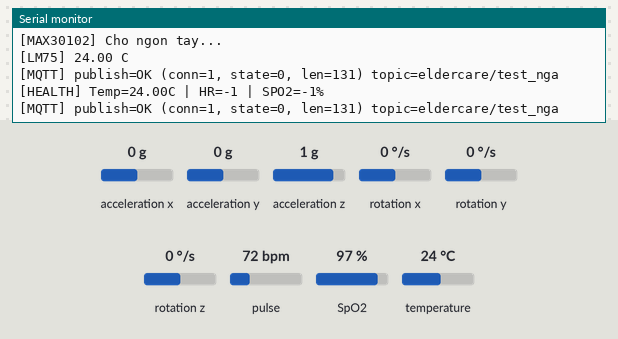
Simulated run of this program. Board: ESP32-S3. On the bench: the last lines printed to the serial monitor. Wiring (inferred from the names in the program): LM75 temperature sensor at I2C address 0x48. The inputs (shaded band) are chosen by the test bench; at power-on: acceleration z 1 g, acceleration x 0 g, acceleration y 0 g, rotation x 0 °/s, rotation y 0 °/s, rotation z 0 °/s, pulse 72 bpm, SpO2 97 %, temperature 24 °C. WiFi joins after 1.5 s; servers stay silent unless stated; a WiFi scan finds three made-up networks; random numbers use the default seed unless the program sets one; no MQTT or app messages arrive unless stated.

Above: at 7.3 s.
7.4 s: acceleration z set to 0.5 g
At 8.5 s:
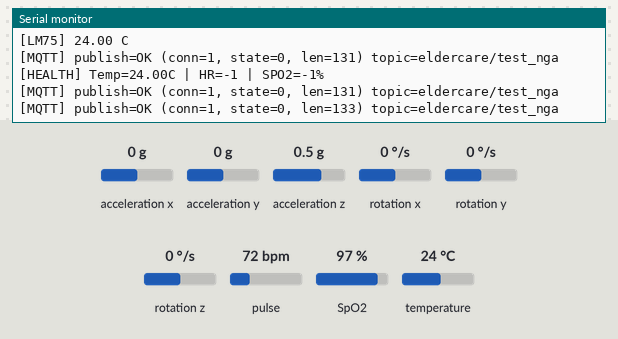
12.6 s: acceleration z set to 0.2 g
At 13.0 s:
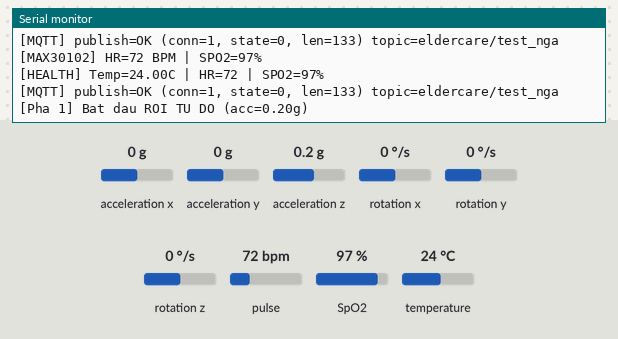
Timing chart, 0 to 15.6 s (numbered marks = the images above; inputs shaded):
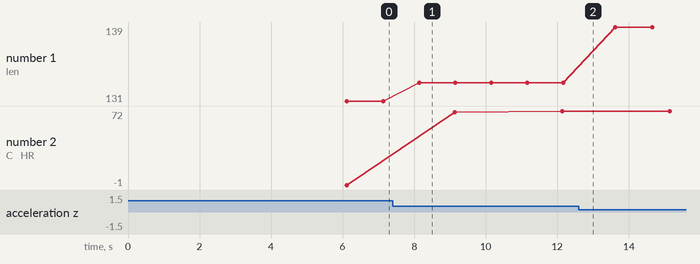

Measured:
- the behaviour switches between 0.4 and 0.3 g on acceleration z (found by bisection; images 1 and 2)
- after the input at 7.4 s, the serial monitor: prints a new line after 0.74 s (image 1)
- after the input at 12.6 s, the serial monitor: prints a new line at once (image 2)
- plotted number 1: 131 → 133 after the input at 7.4 s, 133 → 139 after the input at 12.6 s

The program:

main.cpp
```cpp
/**
 * @file    main.cpp
 * @brief   Điểm vào chính của firmware Elder Care (ESP32-S3).
 *
 * File này chỉ chứa setup() và loop(). Mọi logic được uỷ thác
 * cho các module riêng biệt:
 *
 *  ┌─────────────────┐  ┌──────────────────┐  ┌──────────────────┐
 *  │  mpu6050_module │  │   lm75_module    │  │ max30102_module  │
 *  │  (gia tốc/gyro) │  │  (nhiệt độ cơ    │  │  (HR + SpO2)     │
 *  └────────┬────────┘  │   thể)           │  │  FreeRTOS Task   │
 *           │           └────────┬─────────┘  └────────┬─────────┘
 *           │                    │                     │
 *           ▼                    ▼                     ▼
 *      ┌────────────────────────────────────────────────────┐
 *      │               shared_state (mutex, structs)        │
 *      └──────────────────────────┬─────────────────────────┘
 *                                 │
 *           ┌─────────────────────┴──────────────────┐
 *           ▼                                        ▼
 *  ┌─────────────────┐                    ┌──────────────────┐
 *  │ fall_detection  │──sendDataToCloud──►│  mqtt_manager    │
 *  │ (state machine) │                    │  (WiFi + MQTT)   │
 *  └─────────────────┘                    └──────────────────┘
 */

#include <Wire.h>
#include "config.h"
#include "shared_state.h"
#include "mpu6050_module.h"
#include "lm75_module.h"
#include "max30102_module.h"
#include "fall_detection.h"
#include "mqtt_manager.h"

// ─────────────────────────────────────────────────────────────────────────────
void setup() {
  Serial.begin(115200);
  Serial.setTxTimeoutMs(0);
  delay(1000);
  Serial.println("\n=== KHOI DONG HE THONG ===");

  // 1. Khởi tạo mutex FreeRTOS
  healthMutex = xSemaphoreCreateMutex();
  i2cMutex    = xSemaphoreCreateMutex();
  if (!healthMutex || !i2cMutex) {
    Serial.println("[FATAL] Khong tao duoc mutex!");
    while (1) delay(1000);
  }

  // 2. Khởi tạo I2C bus
  Wire.begin(SDA_PIN, SCL_PIN);
  delay(100);

  // 3. Khởi tạo cảm biến MPU6050 (bắt buộc — dừng nếu lỗi)
  if (!mpu6050Init()) {
    while (1) delay(1000);
  }

  // 4. Khởi tạo cảm biến nhiệt độ LM75 (không bắt buộc)
  lm75Init();

  // 5. Khởi tạo cảm biến nhịp tim MAX30102 (không bắt buộc)
  max30102Init();

  // 6. Kết nối WiFi & MQTT
#if ENABLE_WIFI
  mqttManagerInit();
  if (connectWiFi()) {
    yieldDelay(1000);
    connectMQTT();
  } else {
    Serial.println("[Setup] Khong co WiFi - chay offline");
  }
#else
  Serial.println("[Setup] WiFi/MQTT DANG TAT (ENABLE_WIFI=0)");
#endif

  // 7. Tạo FreeRTOS task MAX30102 trên core 0 (tách biệt khỏi loop() ở core 1)
  if (max30102Ready) {
    xTaskCreatePinnedToCore(TaskMAX30102, "MAX30102",
                            MAX30102_STACK_SIZE, NULL, 1, NULL, 0);
  }

  Serial.println("\n[System] Bat dau giam sat...\n");
}

// ─────────────────────────────────────────────────────────────────────────────
void loop() {
  unsigned long now = millis();

  // ── Quản lý kết nối mạng ──────────────────────────────────────────────────
#if ENABLE_WIFI
  handleMQTT();

  static unsigned long lastWiFiCheck = 0;
  if (now - lastWiFiCheck > WIFI_CHECK_INTERVAL) {
    lastWiFiCheck = now;
    handleWiFi();
  }
#endif

  // ── Đọc cảm biến và xử lý thuật toán ────────────────────────────────────
  readSensor();
  handleFallDetection();
  handleLM75();

  // ── Gửi dữ liệu định kỳ khi bình thường (1 Hz) ───────────────────────────
  static unsigned long lastNormalSend = 0;
  if (getFallPhase() == PHASE_IDLE && now - lastNormalSend > 1000) {
    lastNormalSend = now;
    sendDataToCloud("Binh thuong");
  }

  // ── In thông số sức khỏe ra Serial mỗi 3 giây ────────────────────────────
  static unsigned long lastHealthPrint = 0;
  if (now - lastHealthPrint > 3000) {
    lastHealthPrint = now;
    int hr = -1, sp = -1;
    float temp = -1.0f;
    if (xSemaphoreTake(healthMutex, pdMS_TO_TICKS(20)) == pdTRUE) {
      hr   = healthData.hrValid   ? healthData.heartRate : -1;
      sp   = healthData.spo2Valid ? healthData.spo2      : -1;
      temp = healthData.bodyTemp;
      xSemaphoreGive(healthMutex);
    }
    Serial.printf("[HEALTH] Temp=%.2fC | HR=%d | SPO2=%d%%\n", temp, hr, sp);
  }

  delay(10);
}
```

fall_detection.cpp
```cpp
/**
 * @file    fall_detection.cpp
 * @brief   Triển khai state machine phát hiện té ngã 5 pha.
 *
 * Sơ đồ chuyển trạng thái:
 *
 *  IDLE ──(accMag < FF_THRESH)──► FREE_FALL
 *         ◄─(dur < MIN_MS)────────────┤
 *                                     │(dur ≥ MIN_MS)
 *                                     ▼
 *                               IMPACT ──(timeout)──► IDLE
 *                                     │(accMag > IMP_THRESH)
 *                                     ▼
 *                          WAITING_STILL ──(timeout)──► IDLE
 *                                     │(still ≥ STILL_DURATION_MS)
 *                                     ▼
 *                   [TÉ NGÃ XÁC NHẬN] → sendDataToCloud()
 *                                     ▼
 *                               COOLDOWN ──(elapsed)──► IDLE
 */

#include "fall_detection.h"
#include "shared_state.h"
#include "config.h"
#include "mqtt_manager.h"

#include <Arduino.h>
#include <math.h>

// ─────────────────────────────────────────────
// Trạng thái nội bộ
// ─────────────────────────────────────────────
static FallPhase     fallPhase     = PHASE_IDLE;
static unsigned long phaseStart    = 0;  ///< Thời điểm bắt đầu pha hiện tại
static unsigned long stillStart    = 0;  ///< Thời điểm bắt đầu đứng yên
static unsigned long freeFallStart = 0;  ///< Thời điểm bắt đầu rơi tự do
static unsigned long cooldownStart = 0;  ///< Thời điểm bắt đầu cooldown
static int           fallCount     = 0;  ///< Tổng số lần phát hiện té ngã

// ─────────────────────────────────────────────
// Public API
// ─────────────────────────────────────────────

FallPhase getFallPhase() { return fallPhase; }

void handleFallDetection() {
  unsigned long now = millis();

  switch (fallPhase) {

    // ── Pha 0: Bình thường ────────────────────────────────────────────
    case PHASE_IDLE:
      if (sensorData.accMag < FREE_FALL_THRESHOLD) {
        fallPhase = PHASE_FREE_FALL;
        freeFallStart = now;
        Serial.printf("[Pha 1] Bat dau ROI TU DO (acc=%.2fg)\n", sensorData.accMag);
      }
      break;

    // ── Pha 1: Rơi tự do ─────────────────────────────────────────────
    case PHASE_FREE_FALL:
      if (sensorData.accMag >= FREE_FALL_THRESHOLD) {
        // Gia tốc đã phục hồi → kiểm tra thời gian rơi
        unsigned long dur = now - freeFallStart;
        if (dur < FREE_FALL_MIN_MS) {
          fallPhase = PHASE_IDLE;
          Serial.println("[Reset] Roi tu do qua ngan (nhieu)");
        } else {
          fallPhase = PHASE_IMPACT;
          phaseStart = now;
          Serial.printf("[Pha 1] Xac nhan ROI TU DO (%lums)\n", dur);
        }
        break;
      }
      // Rơi quá lâu → bất thường, reset
      if (now - freeFallStart > 1000UL) {
        fallPhase = PHASE_IDLE;
        Serial.println("[Reset] Roi tu do qua lau (timeout)");
      }
      break;

    // ── Pha 2: Chờ va chạm ───────────────────────────────────────────
    case PHASE_IMPACT:
      if (now - phaseStart > IMPACT_TIMEOUT_MS) {
        fallPhase = PHASE_IDLE;
        Serial.println("[Reset] Khong co va cham (timeout)");
        break;
      }
      if (sensorData.accMag > IMPACT_THRESHOLD) {
        Serial.printf("[Pha 2] VA CHAM phat hien (acc=%.2fg)\n", sensorData.accMag);
        fallPhase  = PHASE_WAITING_STILL;
        phaseStart = now;
        stillStart = now;
      }
      break;

    // ── Pha 3: Chờ đứng yên ──────────────────────────────────────────
    case PHASE_WAITING_STILL:
      if (now - phaseStart > STILL_TIMEOUT_MS) {
        fallPhase = PHASE_IDLE;
        Serial.println("[Reset] Van di chuyen sau va cham (timeout)");
        break;
      }
      if (fabsf(filteredData.accMag - 1.0f) < STILL_ACC_THRESHOLD &&
          filteredData.gyroMag < STILL_GYRO_THRESHOLD) {
        // Đang đứng yên — kiểm tra đủ thời gian chưa
        if (now - stillStart >= STILL_DURATION_MS) {
          fallCount++;
          Serial.println("=================================");
          Serial.printf(">>>    TE NGA PHAT HIEN! (lan #%d)    <<<\n", fallCount);
          Serial.println("=================================");
          sendDataToCloud("Phat hien te nga khan cap");
          fallPhase     = PHASE_COOLDOWN;
          cooldownStart = now;
        }
      } else {
        // Vẫn đang di chuyển → reset bộ đếm đứng yên
        stillStart = now;
      }
      break;

    // ── Pha 4: Cooldown ───────────────────────────────────────────────
    case PHASE_COOLDOWN:
      if (now - cooldownStart >= FALL_COOLDOWN_MS) {
        fallPhase = PHASE_IDLE;
        Serial.println("[System] San sang giam sat lai...");
      }
      break;

    default:
      fallPhase = PHASE_IDLE;
      break;
  }
}
```

fall_detection.h
```cpp
/**
 * @file    fall_detection.h
 * @brief   Interface module phát hiện té ngã — state machine 5 pha.
 *
 * Pha chuyển tiếp:
 *   IDLE → FREE_FALL → IMPACT → WAITING_STILL → COOLDOWN → IDLE
 *
 * Cung cấp:
 *  - handleFallDetection(): gọi mỗi vòng loop() sau readSensor().
 *  - getFallPhase():        truy vấn trạng thái hiện tại từ bên ngoài.
 */

#pragma once

#include <stdint.h>

/**
 * @brief Các pha của state machine phát hiện té ngã.
 */
enum FallPhase : uint8_t {
  PHASE_IDLE,          ///< Bình thường — đang theo dõi
  PHASE_FREE_FALL,     ///< Phát hiện rơi tự do (accMag < FREE_FALL_THRESHOLD)
  PHASE_IMPACT,        ///< Chờ va chạm (accMag > IMPACT_THRESHOLD)
  PHASE_WAITING_STILL, ///< Chờ đứng yên sau va chạm
  PHASE_COOLDOWN       ///< Cooldown sau khi phát hiện té ngã
};

/**
 * @brief Chạy một bước của state machine phát hiện té ngã.
 *
 * Đọc ::sensorData và ::filteredData (không cần mutex vì chỉ loop() ghi).
 * Gọi sendDataToCloud() khi xác nhận té ngã.
 */
void handleFallDetection();

/**
 * @brief Trả về pha hiện tại của state machine.
 * @return FallPhase hiện tại.
 */
FallPhase getFallPhase();
```

lm75_module.cpp
```cpp
/**
 * @file    lm75_module.cpp
 * @brief   Triển khai module LM75 — đọc nhiệt độ qua I2C.
 *
 * Giao tiếp trực tiếp với thanh ghi 0x00 của LM75 theo định dạng
 * 11-bit two's complement, độ phân giải 0.125°C/LSB.
 */

#include "lm75_module.h"
#include "shared_state.h"
#include "config.h"

#include <Wire.h>

// ─────────────────────────────────────────────
// Hàm nội bộ
// ─────────────────────────────────────────────

/**
 * @brief Đọc nhiệt độ thô từ thanh ghi LM75_REG_TEMP.
 * @return Nhiệt độ (°C), hoặc -100.0f nếu có lỗi I2C.
 */
static float lm75ReadTemp() {
  if (xSemaphoreTake(i2cMutex, pdMS_TO_TICKS(50)) != pdTRUE) return -100.0f;

  Wire.beginTransmission(lm75Addr);
  Wire.write(LM75_REG_TEMP);
  if (Wire.endTransmission(true) != 0)   { xSemaphoreGive(i2cMutex); return -100.0f; }

  Wire.requestFrom(lm75Addr, (uint8_t)2);
  if (Wire.available() < 2)              { xSemaphoreGive(i2cMutex); return -100.0f; }

  uint8_t msb = Wire.read();
  uint8_t lsb = Wire.read();
  xSemaphoreGive(i2cMutex);

  // 11-bit two's complement, MSB-first, dịch phải 5 bit
  int16_t raw = ((int16_t)msb << 8) | lsb;
  raw >>= 5;
  return raw * 0.125f;  // 0.125°C / LSB
}

// ─────────────────────────────────────────────
// Public API
// ─────────────────────────────────────────────

bool lm75Init() {
  lm75Addr = 0x00;
  Serial.print("[LM75] Quet 0x48..0x4F: ");

  for (uint8_t a = 0x48; a <= 0x4F; a++) {
    Wire.beginTransmission(a);
    if (Wire.endTransmission() == 0) {
      Serial.printf("0x%02X ", a);
      if (lm75Addr == 0x00) lm75Addr = a;  // Lấy địa chỉ đầu tiên tìm thấy
    }
  }
  Serial.println();

  if (lm75Addr != 0x00) {
    lm75Ready = true;
    float t = lm75ReadTemp();
    if (t > -50.0f) {
      if (xSemaphoreTake(healthMutex, pdMS_TO_TICKS(100)) == pdTRUE) {
        healthData.bodyTemp = t;
        xSemaphoreGive(healthMutex);
      }
    }
    Serial.printf("[LM75] OK @ 0x%02X - %.2f C\n", lm75Addr, t);
    return true;
  }

  Serial.println("[LM75] CANH BAO: Khong thay trong dai 0x48..0x4F.");
  return false;
}

void handleLM75() {
  if (!lm75Ready) return;

  static unsigned long lastRead = 0;
  if (millis() - lastRead < LM75_READ_INTERVAL_MS) return;
  lastRead = millis();

  float t = lm75ReadTemp();
  if (t > -50.0f) {
    if (xSemaphoreTake(healthMutex, pdMS_TO_TICKS(20)) == pdTRUE) {
      healthData.bodyTemp = t;
      xSemaphoreGive(healthMutex);
    }
    Serial.printf("[LM75] %.2f C\n", t);
  } else {
    Serial.println("[LM75] ERROR");
  }
}
```

lm75_module.h
```cpp
/**
 * @file    lm75_module.h
 * @brief   Interface module LM75 — cảm biến nhiệt độ qua I2C.
 *
 * Cung cấp hai hàm công khai:
 *  - lm75Init():   quét bus I2C để tìm LM75, gọi 1 lần trong setup().
 *  - handleLM75(): đọc nhiệt độ định kỳ, gọi trong loop().
 */

#pragma once

/**
 * @brief Quét địa chỉ 0x48–0x4F để tìm LM75 và đọc nhiệt độ ban đầu.
 * @return true nếu tìm thấy thiết bị, false nếu không.
 */
bool lm75Init();

/**
 * @brief Đọc nhiệt độ từ LM75 theo chu kỳ LM75_READ_INTERVAL_MS.
 *
 * Cập nhật ::healthData.bodyTemp qua healthMutex.
 * Không làm gì nếu lm75Ready == false.
 */
void handleLM75();
```

max30102_module.h
```cpp
/**
 * @file    max30102_module.h
 * @brief   Interface module MAX30102 — đo nhịp tim (HR) và SpO2.
 *
 * Cung cấp:
 *  - max30102Init():  khởi tạo phần cứng, gọi 1 lần trong setup().
 *  - TaskMAX30102():  FreeRTOS task chạy liên tục trên core 0.
 */

#pragma once

/**
 * @brief Khởi tạo MAX30102 với thông số LED và lấy mẫu từ config.h.
 * @return true nếu tìm thấy và cấu hình thành công, false nếu không.
 */
bool max30102Init();

/**
 * @brief FreeRTOS task — thu thập mẫu IR/Red, tính HR và SpO2 liên tục.
 *
 * Task này nên được tạo bằng xTaskCreatePinnedToCore() trên core 0
 * (tránh xung đột với loop() trên core 1).
 *
 * @param pvParameters Không dùng (truyền NULL).
 */
void TaskMAX30102(void *pvParameters);
```

mpu6050_module.cpp
```cpp
/**
 * @file    mpu6050_module.cpp
 * @brief   Triển khai module MPU6050.
 *
 * Đối tượng MPU6050 được giữ là static (file-scope) để che giấu
 * chi tiết phần cứng khỏi các module khác.
 */

#include "mpu6050_module.h"
#include "shared_state.h"
#include "config.h"

#include <Wire.h>
#include "MPU6050.h"

// ─────────────────────────────────────────────
// Đối tượng phần cứng (chỉ dùng trong file này)
// ─────────────────────────────────────────────
static MPU6050 mpu;

// ─────────────────────────────────────────────
// Public API
// ─────────────────────────────────────────────

bool mpu6050Init() {
  mpu.initialize();
  mpu.setFullScaleAccelRange(MPU6050_ACCEL_FS_8);  // ±8g  → LSB = 4096
  mpu.setFullScaleGyroRange(MPU6050_GYRO_FS_500);  // ±500°/s → LSB = 65.5
  mpu.setDLPFMode(MPU6050_DLPF_BW_42);             // Low-pass 42 Hz

  if (!mpu.testConnection()) {
    Serial.println("[MPU6050] THAT BAI!");
    return false;
  }
  Serial.println("[MPU6050] OK");

  // Warm-up: đọc 10 mẫu để bộ lọc EMA ổn định
  for (int i = 0; i < 10; i++) { readSensor(); delay(10); }
  Serial.printf("[MPU6050] Khoi tao: acc=%.2fg gyro=%.1f\n",
                filteredData.accMag, filteredData.gyroMag);
  return true;
}

void readSensor() {
  int16_t ax, ay, az, gx, gy, gz;

  // Lấy mutex I2C trước khi giao tiếp với bus
  if (xSemaphoreTake(i2cMutex, pdMS_TO_TICKS(10)) != pdTRUE) return;
  mpu.getMotion6(&ax, &ay, &az, &gx, &gy, &gz);
  xSemaphoreGive(i2cMutex);

  // Quy đổi đơn vị
  sensorData.accX  = (float)ax / 4096.0f;   // g
  sensorData.accY  = (float)ay / 4096.0f;
  sensorData.accZ  = (float)az / 4096.0f;
  sensorData.gyroX = (float)gx / 65.5f;     // °/s
  sensorData.gyroY = (float)gy / 65.5f;
  sensorData.gyroZ = (float)gz / 65.5f;

  // Độ lớn vector
  sensorData.accMag = safeSqrt(
    sensorData.accX * sensorData.accX +
    sensorData.accY * sensorData.accY +
    sensorData.accZ * sensorData.accZ
  );
  sensorData.gyroMag = safeSqrt(
    sensorData.gyroX * sensorData.gyroX +
    sensorData.gyroY * sensorData.gyroY +
    sensorData.gyroZ * sensorData.gyroZ
  );

  // Lọc EMA (α=0.6 cho giá trị mới — phản ứng nhanh)
  filteredData.accMag  = 0.4f * filteredData.accMag  + 0.6f * sensorData.accMag;
  filteredData.gyroMag = 0.4f * filteredData.gyroMag + 0.6f * sensorData.gyroMag;
}
```

mpu6050_module.h
```cpp
/**
 * @file    mpu6050_module.h
 * @brief   Interface module MPU6050 — cảm biến gia tốc và con quay hồi chuyển.
 *
 * Cung cấp hai hàm công khai:
 *  - mpu6050Init(): khởi tạo phần cứng, gọi 1 lần trong setup().
 *  - readSensor():  đọc và lọc dữ liệu, gọi định kỳ trong loop().
 */

#pragma once

/**
 * @brief Khởi tạo MPU6050 (range, DLPF, warm-up 10 mẫu).
 * @return true nếu kết nối thành công, false nếu không tìm thấy thiết bị.
 */
bool mpu6050Init();

/**
 * @brief Đọc một mẫu từ MPU6050, quy đổi đơn vị và áp lọc EMA.
 *
 * Kết quả được ghi vào ::sensorData và ::filteredData trong shared_state.h.
 * Hàm này sử dụng i2cMutex nên thread-safe với các task khác trên I2C.
 */
void readSensor();
```

mqtt_manager.h
```cpp
/**
 * @file    mqtt_manager.h
 * @brief   Interface module quản lý WiFi và MQTT.
 *
 * Cung cấp:
 *  - mqttManagerInit():  cấu hình TLS client, gọi 1 lần trong setup().
 *  - connectWiFi():      scan và kết nối WiFi.
 *  - connectMQTT():      kết nối MQTT broker với retry.
 *  - handleWiFi():       kiểm tra và reconnect WiFi khi mất kết nối.
 *  - handleMQTT():       keepalive MQTT loop và tự động reconnect.
 *  - sendDataToCloud():  serialize và publish JSON payload lên broker.
 */

#pragma once

#include <Arduino.h>

/**
 * @brief Cấu hình WiFiClientSecure (bỏ qua xác thực certificate).
 *        Phải gọi trước connectWiFi() / connectMQTT().
 */
void mqttManagerInit();

/**
 * @brief Scan WiFi và kết nối tới WIFI_SSID.
 * @return true nếu kết nối thành công trong WIFI_TIMEOUT_MS.
 */
bool connectWiFi();

/**
 * @brief Kết nối tới MQTT broker (retry tối đa MQTT_MAX_RETRY lần).
 * @return true nếu kết nối thành công.
 */
bool connectMQTT();

/**
 * @brief Kiểm tra trạng thái WiFi, tự kết nối lại nếu mất.
 *        Gọi định kỳ trong loop() theo WIFI_CHECK_INTERVAL.
 */
void handleWiFi();

/**
 * @brief Chạy vòng lặp MQTT (keepalive) và reconnect khi mất kết nối.
 *        Gọi mỗi vòng loop().
 */
void handleMQTT();

/**
 * @brief Đóng gói dữ liệu sức khỏe + cảm biến thành JSON và publish lên TOPIC_FALL.
 * @param alert_status Chuỗi trạng thái cảnh báo (e.g., "Binh thuong", "Phat hien te nga khan cap").
 */
void sendDataToCloud(const String &alert_status);
```

Source omitted: max30102_module.cpp (8443 bytes), mqtt_manager.cpp (6300 bytes), shared_state.cpp (801 bytes), shared_state.h (2621 bytes), config.h (3369 bytes)
